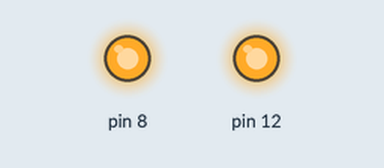
Simulated run of this sketch. Board: Arduino Uno, built with avr-gcc and run on an emulated ATmega328P. On the bench: output pins drawn as LEDs (lit = HIGH).

Above: at 1.0 s.
At 3.0 s:
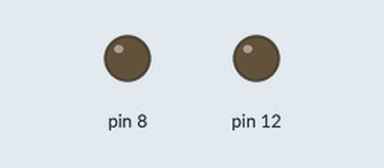
Timing chart, 0 to 5.2 s (numbered marks = the images above):
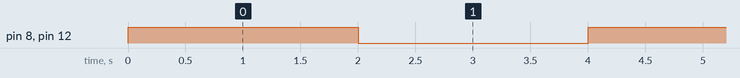

The sketch:

external-led-atonce.ino
```cpp
void setup() {
  pinMode(8, OUTPUT);
  pinMode(12, OUTPUT);
}

void loop() {
  // put your main code here, to run repeatedly:
  digitalWrite(12, HIGH);
  digitalWrite(8, HIGH);
  delay(2000);
  digitalWrite(8, LOW);
  digitalWrite(12, LOW);
  delay(2000);
}
```

Measured:
- by itself, pin 8, pin 12: alternates HIGH for 2.0 s and LOW for 2.0 s
